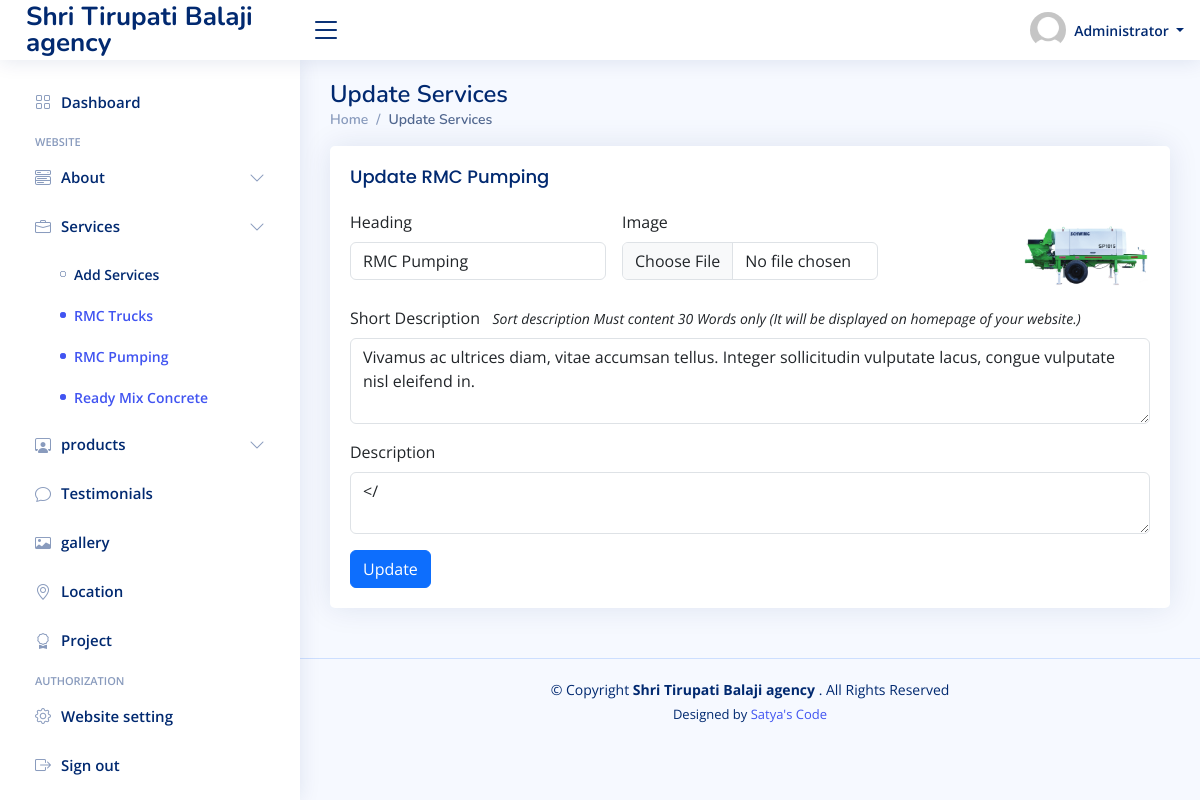
The app's page /Admin/index.php?page=update_services&service=4 (signed in) with its own data.
### tables this page shows
CREATE TABLE `services` (
  `id` int(11) NOT NULL,
  `service` text NOT NULL,
  `image` text NOT NULL,
  `stext` text NOT NULL,
  `text` text NOT NULL,
  `date` date NOT NULL DEFAULT current_timestamp()
);

### Admin/update_services.php (the view, shortened to what this page needs)
<?php
$servicesql = "SELECT * FROM `services` WHERE id = '" . $_GET['service'] . "'";
$serviceresult = $conn->query($servicesql);
$servicedata = $serviceresult->fetch_assoc();
            ?>
<div class="card">
    <div class="card-body">
        <h5 class="card-title">Update
            <?= ucwords($servicedata['service']) ?>
        </h5>
        <form enctype="multipart/form-data" action="" method="post" class="row g-3 needs-validation" novalidate>
            <div class="col-md-4">
                <label for="validationCustom01" class="form-label">Heading</label>
                <input type="text" name="heading" value="<?= $servicedata['service'] ?>" class="form-control"
                    id="validationCustom01" required>
            </div>
            <div class="col-md-4">
                <label for="validationCustom02" class="form-label">Image</label>
                <input type="file" name="image" class="form-control" id="validationCustom02"
                    onchange="previewImage(event)">
            </div>
            <div class="col-md-4">
                <img id="preview" src="../img/<?= $servicedata['image'] ?>" alt="Your Uploaded Image Will Appear Here">
            </div>
            <div class="col-md-12">
                <label for="validationCustom03" class="form-label">Short Description</label> &nbsp;
                <Small>
                    <i>
                        <?php if ($wordCountmsg != "") {
                            echo $wordCountmsg;
                        } else {
                            echo "Sort description Must content 30 Words only (It will be displayed on homepage of your website.)";
                        } ?>
                    </i>
                </Small>
                <textarea name="stext" id="stext" class="form-control" cols="30"
                    rows="3"><?= $servicedata['stext'] ?></textarea>
            </div>
            <div class="col-md-12">
                <label for="validationCustom03" class="form-label">Description</label>
                <textarea name="text" class="tinymce-editor form-control"><?= $servicedata['text'] ?></</textarea>
            </div>
            <div class="col-12">
                <input type="submit" name="updateservice" class="btn btn-primary" value="Update">
            </div>
        </form>
    </div>
</div>

### Admin/include/sidebar.php (shortened to what this page needs)
<?php
$current_page = $_GET['page'];
?>
<aside id="sidebar" class="sidebar">
    <ul class="sidebar-nav" id="sidebar-nav">
        <li class="nav-item">
            <a class="nav-link <?php if ($current_page != 'home') {
                echo 'collapsed';
            } ?>" href="index.php?page=home">
                <i class="bi bi-grid"></i>
                Dashboard
            </a>
        </li>
        <li class="nav-heading">Website</li>
        <li class="nav-item">
            <a class="nav-link <?php if ($current_page != 'about' or $current_page != 'vision') {
                echo 'collapsed';
            } ?>" data-bs-target="#components-nav" data-bs-toggle="collapse" href="#">
                <i class="bi bi-menu-button-wide"></i><span>About</span><i class="bi bi-chevron-down ms-auto"></i>
            </a>
        </li>
        <li class="nav-item">
            <a class="nav-link <?php if ($current_page != 'add_services' or $current_page != 'update_services') {
                echo 'collapsed';
            } ?>" data-bs-target="#services-nav" data-bs-toggle="collapse" href="#">
                <i class="bi bi-briefcase"></i><span>Services</span><i class="bi bi-chevron-down ms-auto"></i>
            </a>
            <ul id="services-nav" class="nav-content collapse <?php if ($current_page == 'add_services' || $current_page == 'update_services') {
                echo 'show';
            } ?>" data-bs-parent="#sidebar-nav">
                <li>
                    <a <?php if ($current_page == 'add_services') {
                        echo 'class="active"';
                    } ?>   href="index.php?page=add_services">
                        <i class="bi bi-circle"></i><span>Add Services</span>
                    </a>
                </li>
                <?php
                $qry = $conn->query("SELECT * FROM `services`");
                while ($row = $qry->fetch_assoc()) {
                    ?>
                    <li>
                        <a <?php if ($current_page == 'update_services') {
                            echo 'class="active"';
                        } ?> href="./index.php?page=update_services&service=<?= $row['id'] ?>">
                            <i class="bi bi-circle"></i><span>
                                <?= ucwords($row['service']) ?>
                            </span>
                        </a>
                    </li>
                    <?php
                }
                ?>
            </ul>
        </li>
        <li class="nav-item">
            <a class="nav-link <?php if ($current_page != 'add_product' || $current_page != 'update_product') {
                echo 'collapsed';
            } ?>" data-bs-target="#product-nav" data-bs-toggle="collapse" href="#">
                <i class="bi bi-person-workspace"></i></i><span>products</span><i
                    class="bi bi-chevron-down ms-auto"></i>
            </a>
        </li>
        <li class="nav-item">
            <a class="nav-link <?php if ($current_page != 'testimonial') {
                echo 'collapsed';
            } ?>" href="index.php?page=testimonial">
                <i class="bi bi-chat"></i>
                <span>Testimonials</span>
            </a>
        </li>
        <li class="nav-item">
            <a class="nav-link <?php if ($current_page != 'gallery') {
                echo 'collapsed';
            } ?>" href="index.php?page=gallery">
                <i class="bi bi-card-image"></i>
                <span>gallery</span>
            </a>
        </li>
        <li class="nav-item">
            <a class="nav-link <?php if ($current_page != 'add_location') {
                echo 'collapsed';
            } ?>" href="index.php?page=add_location">
                <i class="bi bi-geo-alt"></i>
                <span>Location</span>
            </a>
        </li>
        <li class="nav-item">
            <a class="nav-link <?php if ($current_page != 'project') {
                echo 'collapsed';
            } ?>" href="index.php?page=project">
                <i class="bi bi-award"></i>
                <span>Project</span>
            </a>
        </li>
        <li class="nav-heading">Authorization</li>
        <li class="nav-item">
            <a class="nav-link <?php if ($current_page != 'website_setting') {
                echo 'collapsed';
            } ?>" href="index.php?page=website_setting">
                <i class="bi bi-gear"></i>
                <span>Website setting</span>
            </a>
        </li>
        <li class="nav-item">
            <a class="nav-link collapsed" href="logout.php">
                <i class="bi bi-box-arrow-right"></i>
                <span>Sign out</span>
            </a>
        </li>
    </ul>
</aside>

### Admin/assets/css/style.css (style rules this page uses)
:root { scroll-behavior: smooth; }
body { font-family: "Open Sans", sans-serif; background: #f6f9ff; color: #444444; }
a { color: #4154f1; text-decoration: none; }
h1, h2, h3, h4, h5, h6 { font-family: "Nunito", sans-serif; }
.card { margin-bottom: 30px; border: none; border-radius: 5px; box-shadow: 0px 0 30px rgba(1, 41, 112, 0.1); }
.card-title { padding: 20px 0 15px 0; font-size: 18px; font-weight: 500; color: #012970; font-family: "Poppins", sans-serif; }
.card-body { padding: 0 20px 20px 20px; }
.sidebar { position: fixed; top: 60px; left: 0; bottom: 0; width: 300px; z-index: 996; transition: all 0.3s; padding: 20px; overflow-y: auto; scrollbar-width: thin; scrollbar-color: #aab7cf transparent; box-shadow: 0px 0px 20px rgba(1, 41, 112, 0.1); background-color: #fff; }
.sidebar-nav { padding: 0; margin: 0; list-style: none; }
.sidebar-nav li { padding: 0; margin: 0; list-style: none; }
.sidebar-nav .nav-item { margin-bottom: 5px; }
.sidebar-nav .nav-heading { font-size: 11px; text-transform: uppercase; color: #899bbd; font-weight: 600; margin: 10px 0 5px 15px; }
.sidebar-nav .nav-link { display: flex; align-items: center; font-size: 15px; font-weight: 600; color: #4154f1; transition: 0.3; background: #f6f9ff; padding: 10px 15px; border-radius: 4px; }
.sidebar-nav .nav-link i { font-size: 16px; margin-right: 10px; color: #4154f1; }
.sidebar-nav .nav-link.collapsed { color: #012970; background: #fff; }
.sidebar-nav .nav-link.collapsed i { color: #899bbd; }
.sidebar-nav .nav-link .bi-chevron-down { margin-right: 0; transition: transform 0.2s ease-in-out; }
.sidebar-nav .nav-content { padding: 5px 0 0 0; margin: 0; list-style: none; }
.sidebar-nav .nav-content a { display: flex; align-items: center; font-size: 14px; font-weight: 600; color: #012970; transition: 0.3; padding: 10px 0 10px 40px; transition: 0.3s; }
.sidebar-nav .nav-content a i { font-size: 6px; margin-right: 8px; line-height: 0; border-radius: 50%; }
.sidebar-nav .nav-content a:hover, .sidebar-nav .nav-content a.active { color: #4154f1; }
.sidebar-nav .nav-content a.active i { background-color: #4154f1; }

### Admin/update_services.php (style rules this page uses)
#preview { width: 50%; height: auto; float: right; }

### records on screen
services: service "RMC Trucks"
services: service "RMC Pumping", heading "RMC Pumping", image (picture), stext "Vivamus ac ultrices diam, vitae accumsan tellus. Integer sollicitudin vulputate lacus, congue vulputate nisl eleifend in."
services: service "Ready Mix Concrete"

### other values on screen
$_SESSION['website_info']['website_name'] "Shri Tirupati Balaji agency"
$_SESSION['loggedin_user'] "Administrator"
$title "Update Services"
